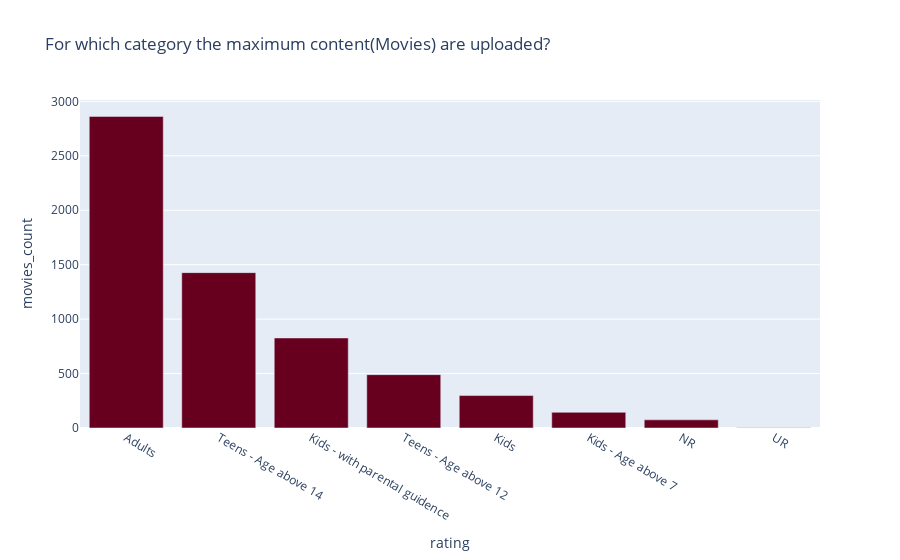

Here is the notebook cell this chart was saved with:
### Markdown cell above
United States is the top leaader in both movie and TV shows. India followed US in the overall content and it seems that it has the most number of movies with very less percentage of TV shows comapred to UK and Japan.

### Code cell
df_2 = df.query("type == 'Movie'")
df_2 = df_2[["title", "rating"]]
df_2 = df_2.groupby(['rating'])["title"].count().reset_index().sort_values('title', ascending = False)
df_2 = df_2.rename(columns = {"title": "movies_count"})
px.bar(df_2, x='rating', y='movies_count', color_discrete_sequence=px.colors.sequential.RdBu,
       title='For which category the maximum content(Movies) are uploaded? ')

### Figure 1 — Plotly figure (JSON) as saved in the notebook; plotly's stock layout.template omitted (floating-point values rounded to 4 significant figures)
{"data": [{"alignmentgroup": "True", "hovertemplate": "rating=%{x}<br>movies_count=%{y}<extra></extra>", "legendgroup": "", "marker": {"color": "rgb(103,0,31)", "pattern": {"shape": ""}}, "name": "", "offsetgroup": "", "orientation": "v", "showlegend": false, "textposition": "auto", "type": "bar", "x": ["Adults", "Teens - Age above 14", "Kids - with parental guidence", "Teens - Age above 12", "Kids", "Kids - Age above 7", "NR", "UR"], "xaxis": "x", "y": [2862, 1427, 827, 490, 298, 144, 75, 3], "yaxis": "y"}], "layout": {"barmode": "relative", "legend": {"tracegroupgap": 0}, "title": {"text": "For which category the maximum content(Movies) are uploaded? "}, "xaxis": {"anchor": "y", "domain": [0, 1], "title": {"text": "rating"}}, "yaxis": {"anchor": "x", "domain": [0, 1], "title": {"text": "movies_count"}}}}
